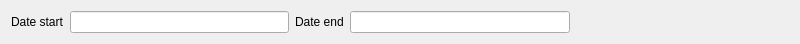
<?xml version="1.0" encoding="UTF-8"?>
<ui version="4.0">
 <class>FBreakfast</class>
 <widget class="QWidget" name="FBreakfast">
  <property name="geometry">
   <rect>
    <x>0</x>
    <y>0</y>
    <width>800</width>
    <height>41</height>
   </rect>
  </property>
  <property name="windowTitle">
   <string>Form</string>
  </property>
  <layout class="QHBoxLayout" name="horizontalLayout">
   <item>
    <widget class="QLabel" name="label">
     <property name="text">
      <string>Date start</string>
     </property>
    </widget>
   </item>
   <item>
    <widget class="EDateEdit" name="deStart"/>
   </item>
   <item>
    <widget class="QLabel" name="label_2">
     <property name="text">
      <string>Date end</string>
     </property>
    </widget>
   </item>
   <item>
    <widget class="EDateEdit" name="deEnd"/>
   </item>
   <item>
    <spacer name="horizontalSpacer">
     <property name="orientation">
      <enum>Qt::Horizontal</enum>
     </property>
     <property name="sizeHint" stdset="0">
      <size>
       <width>219</width>
       <height>20</height>
      </size>
     </property>
    </spacer>
   </item>
  </layout>
 </widget>
 <customwidgets>
  <customwidget>
   <class>EDateEdit</class>
   <extends>QLineEdit</extends>
   <header location="global">edateedit.h</header>
  </customwidget>
 </customwidgets>
 <resources/>
 <connections/>
</ui>
